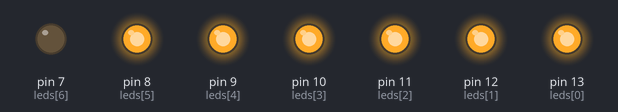
A sketch run on a simulated Arduino Uno, built with avr-gcc and run on an emulated ATmega328P. On the bench: output pins drawn as LEDs (lit = HIGH).

Above: at 0.5 s.
At 2.5 s:
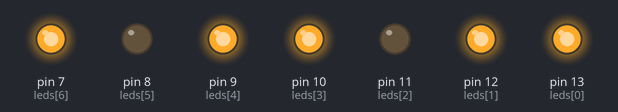
At 3.5 s:
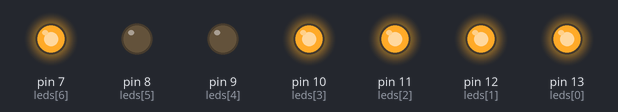
At 5.5 s:
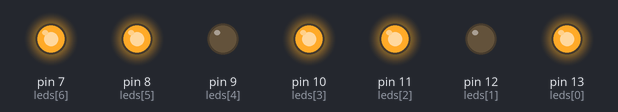
At 8.5 s:
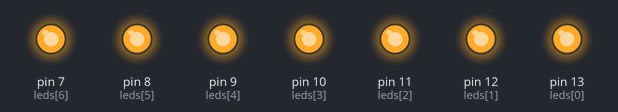
At 11.5 s:
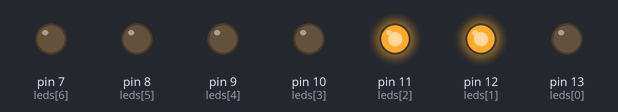
Timing chart, 0 to 13.0 s (numbered marks = the images above):
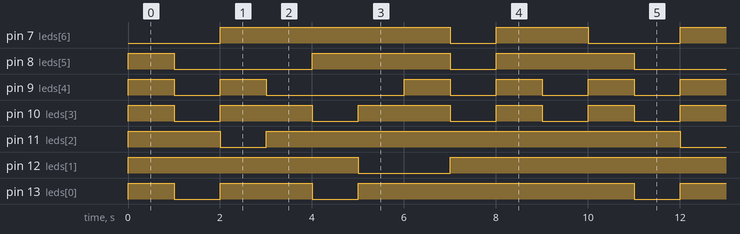

The sketch:

display.ino
```cpp
const int numeros[10][7] = {
  {1, 1, 1, 1, 1, 1, 0}, // 0
  {0, 1, 1, 0, 0, 0, 0}, // 1
  {1, 1, 0, 1, 1, 0, 1}, // 2
  {1, 1, 1, 1, 0, 0, 1}, // 3
  {0, 1, 1, 0, 0, 1, 1}, // 4
  {1, 0, 1, 1, 0, 1, 1}, // 5
  {1, 0, 1, 1, 1, 1, 1}, // 6
  {1, 1, 1, 0, 0, 0, 0}, // 7
  {1, 1, 1, 1, 1, 1, 1}, // 8
  {1, 1, 1, 0, 0, 1, 1}, // 9
};

const int leds[] = { 13, 12, 11, 10, 9, 8, 7 };

int i;
int j;

void setup() {
  for (i = 0; i < 7; i++) {
    pinMode(leds[i], OUTPUT);
  }
}

void lightOnNumber(int number) {
  for (j = 0; j < 7; j++) {
   	digitalWrite(leds[j], numeros[number][j]);
  }
}

void loop() {
  for (int i = 0; i < 10; i++) {
  	lightOnNumber(i);
    delay(1000);
  }
}
```

Measured:
- by itself, pin 7 (leds[6]): repeats every 10.0 s: LOW 1.0 s, HIGH 2.0 s, LOW 2.0 s, HIGH 5.0 s
- by itself, pin 8 (leds[5]): repeats every 10.0 s: LOW 3.0 s, HIGH 3.0 s, LOW 1.0 s, HIGH 3.0 s
- by itself, pin 9 (leds[4]): repeats every 10.0 s: LOW 1.0 s, HIGH 1.0 s, LOW 3.0 s, 2 × (HIGH 1.0 s, LOW 1.0 s), HIGH 1.0 s
- by itself, pin 10 (leds[3]): repeats every 10.0 s: 2 × (LOW 1.0 s, HIGH 2.0 s), 2 × (LOW 1.0 s, HIGH 1.0 s)
- by itself, pin 11 (leds[2]): repeats every 10.0 s: LOW 1.0 s, HIGH 9.0 s
- by itself, pin 12 (leds[1]): repeats every 10.0 s: LOW 2.0 s, HIGH 8.0 s
- by itself, pin 13 (leds[0]): repeats every 10.0 s: LOW 1.0 s, HIGH 2.0 s, LOW 1.0 s, HIGH 6.0 s
